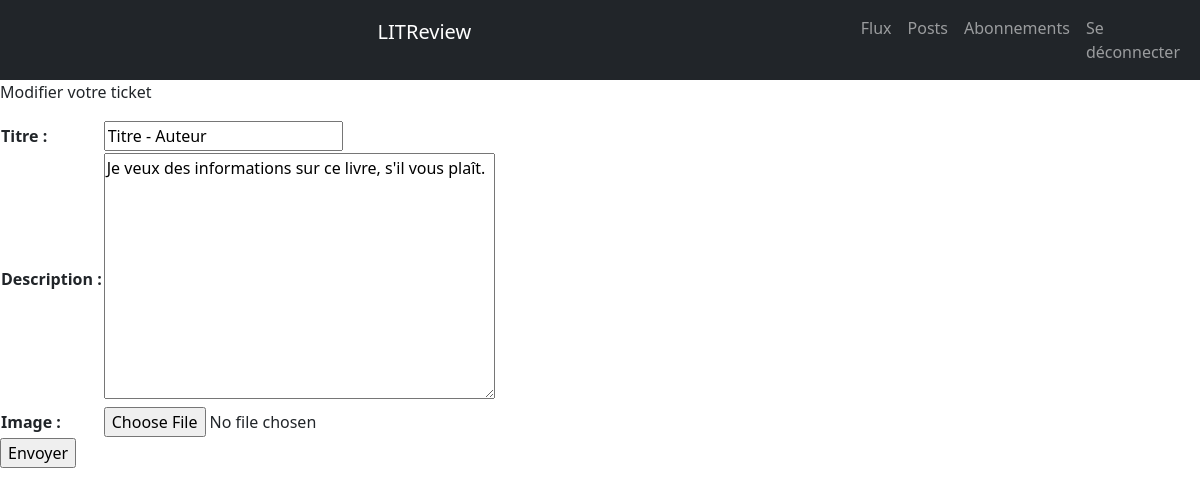
The page /review/ticket-edit/8 (signed in) on the database its author committed.
### Review/models.py (models this page shows)
class Ticket(models.Model):
    title = models.CharField(max_length=128)
    description = models.TextField(max_length=2048, blank=True)
    user = models.ForeignKey(to=settings.AUTH_USER_MODEL, on_delete=models.CASCADE)
    image = models.ImageField(null=True, blank=True)
    time_created = models.DateTimeField(auto_now_add=True)

### Review/views.py (the view)
# urls.py: path('ticket-edit/<int:pk>', views.TicketUpdate.as_view(), name='edit-ticket'),
class TicketUpdate(LoginRequiredMixin, UpdateView):
    model = Ticket
    form_class = TicketForm
    template_name = "Review/ticket_edit_form.html"
    success_url = reverse_lazy("feed")
    def get(self, request, *args, **kwargs):
        self.object = self.get_object()
        if self.object.user == request.user:
            return super().get(request, *args, **kwargs)
        else:
            return HttpResponse("Vous ne pouvez pas modifier un ticket que vous n'avez pas créé.", status=401)

### Review/forms.py
class TicketForm(forms.ModelForm):
    class Meta:
        model = Ticket
        fields = ["title", "description", "image"]
        labels = {"title": "Titre"}

### Review/templates/Review/ticket_edit_form.html (shortened to what this page needs)
{% extends 'base_generic.html' %}
{% block content %}
    <p>Modifier votre ticket</p>
    <form enctype="multipart/form-data" action="" method="post">
        <table>
            {{ form.as_table }}
        </table>
        <input type="submit" value="Envoyer">
    </form>
{% endblock %}

### rows shown on the page
Ticket: title "Titre - Auteur", description "Je veux des informations sur ce livre, s'il vous plaît."
